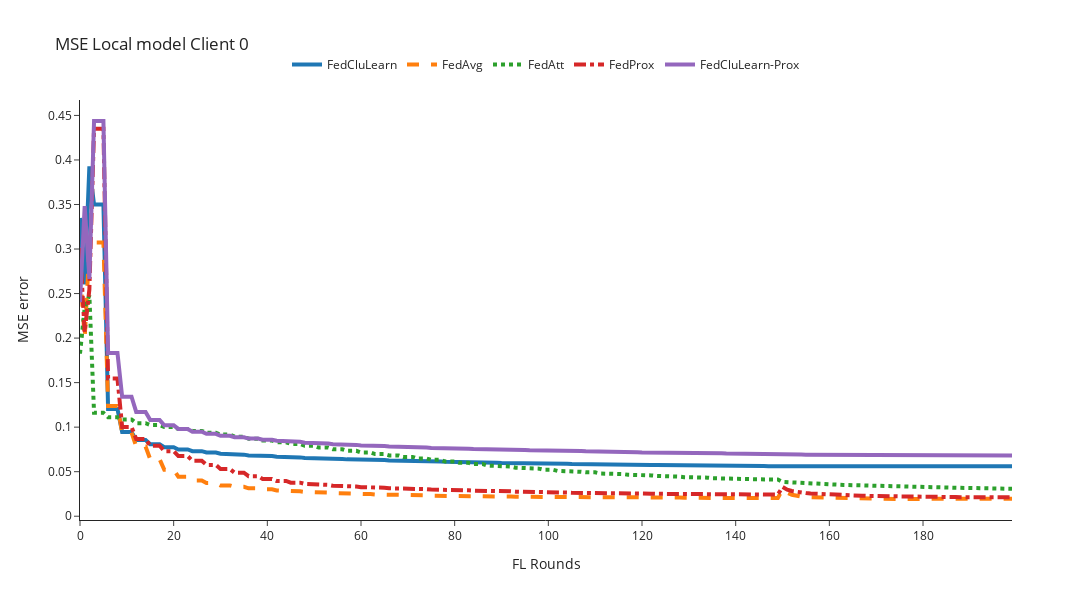
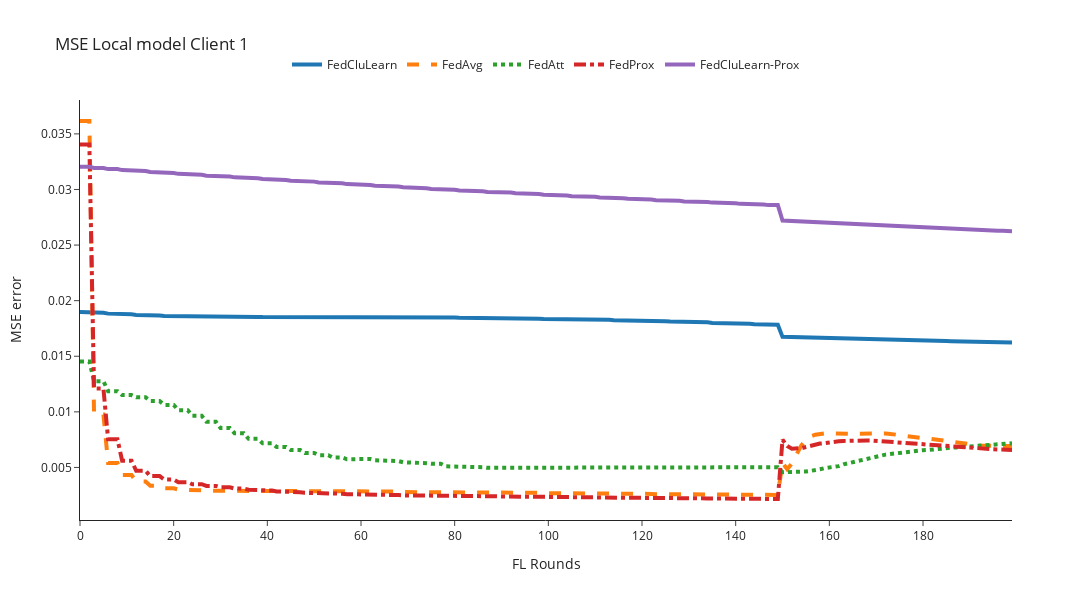
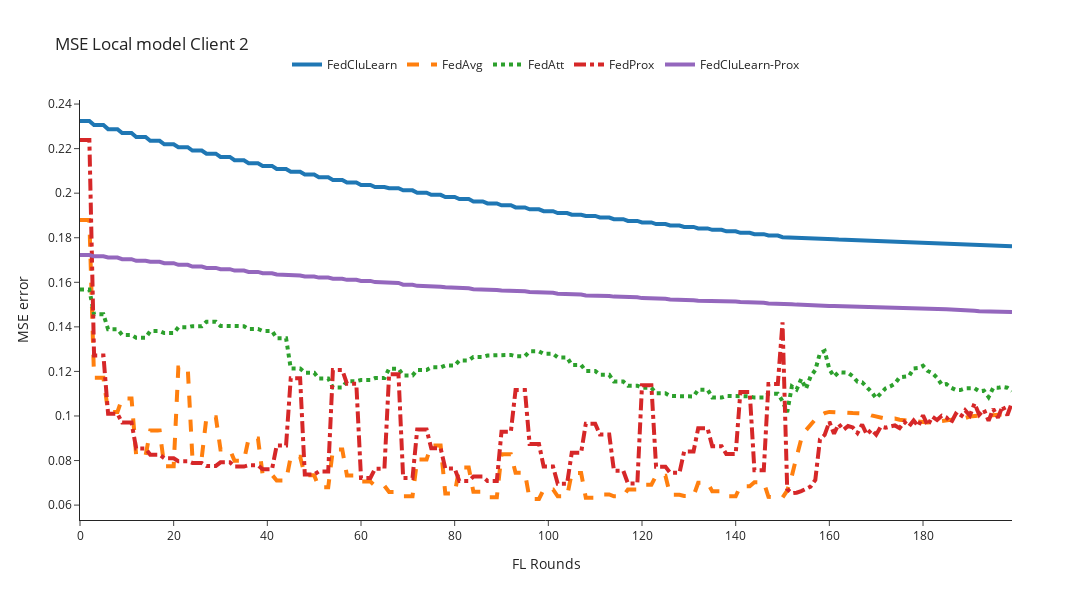

Notebook source saved alongside these figures, in order:
### Code cell
for client_id in [0,1,2]:
    n_rounds, y = preprocessing_results(filenames=local_filenames, client_id=client_id, mse_column='mse')
    plot_plotly(n_rounds, y, title=f'MSE Local model Client {client_id}', y_axis_title='MSE error')

### Figure 1 — Plotly figure (JSON) as saved in the notebook; plotly's stock layout.template omitted (floating-point values rounded to 4 significant figures; data arrays with more than 128 entries replaced by an {"elided": "..."} marker saying what was removed)
{"data": [{"line": {"dash": "solid", "width": 4}, "mode": "lines", "name": "FedCluLearn", "type": "scatter", "x": {"elided": "201 int values"}, "y": {"elided": "200 float values"}}, {"line": {"dash": "dash", "width": 4}, "mode": "lines", "name": "FedAvg", "type": "scatter", "x": {"elided": "201 int values"}, "y": {"elided": "200 float values"}}, {"line": {"dash": "dot", "width": 4}, "mode": "lines", "name": "FedAtt", "type": "scatter", "x": {"elided": "201 int values"}, "y": {"elided": "200 float values"}}, {"line": {"dash": "dashdot", "width": 4}, "mode": "lines", "name": "FedProx", "type": "scatter", "x": {"elided": "201 int values"}, "y": {"elided": "200 float values"}}, {"line": {"dash": "solid", "width": 4}, "mode": "lines", "name": "FedCluLearn-Prox", "type": "scatter", "x": {"elided": "201 int values"}, "y": {"elided": "200 float values"}}], "layout": {"height": 600, "legend": {"orientation": "h", "x": 0.5, "xanchor": "center", "y": 1.05, "yanchor": "bottom"}, "title": {"text": "MSE Local model Client 0"}, "width": 1200, "xaxis": {"title": {"text": "FL Rounds"}}, "yaxis": {"title": {"text": "MSE error"}}}}

### Figure 2 — Plotly figure (JSON) as saved in the notebook; plotly's stock layout.template omitted (floating-point values rounded to 4 significant figures; data arrays with more than 128 entries replaced by an {"elided": "..."} marker saying what was removed)
{"data": [{"line": {"dash": "solid", "width": 4}, "mode": "lines", "name": "FedCluLearn", "type": "scatter", "x": {"elided": "201 int values"}, "y": {"elided": "200 float values"}}, {"line": {"dash": "dash", "width": 4}, "mode": "lines", "name": "FedAvg", "type": "scatter", "x": {"elided": "201 int values"}, "y": {"elided": "200 float values"}}, {"line": {"dash": "dot", "width": 4}, "mode": "lines", "name": "FedAtt", "type": "scatter", "x": {"elided": "201 int values"}, "y": {"elided": "200 float values"}}, {"line": {"dash": "dashdot", "width": 4}, "mode": "lines", "name": "FedProx", "type": "scatter", "x": {"elided": "201 int values"}, "y": {"elided": "200 float values"}}, {"line": {"dash": "solid", "width": 4}, "mode": "lines", "name": "FedCluLearn-Prox", "type": "scatter", "x": {"elided": "201 int values"}, "y": {"elided": "200 float values"}}], "layout": {"height": 600, "legend": {"orientation": "h", "x": 0.5, "xanchor": "center", "y": 1.05, "yanchor": "bottom"}, "title": {"text": "MSE Local model Client 1"}, "width": 1200, "xaxis": {"title": {"text": "FL Rounds"}}, "yaxis": {"title": {"text": "MSE error"}}}}

### Figure 3 — Plotly figure (JSON) as saved in the notebook; plotly's stock layout.template omitted (floating-point values rounded to 4 significant figures; data arrays with more than 128 entries replaced by an {"elided": "..."} marker saying what was removed)
{"data": [{"line": {"dash": "solid", "width": 4}, "mode": "lines", "name": "FedCluLearn", "type": "scatter", "x": {"elided": "201 int values"}, "y": {"elided": "200 float values"}}, {"line": {"dash": "dash", "width": 4}, "mode": "lines", "name": "FedAvg", "type": "scatter", "x": {"elided": "201 int values"}, "y": {"elided": "200 float values"}}, {"line": {"dash": "dot", "width": 4}, "mode": "lines", "name": "FedAtt", "type": "scatter", "x": {"elided": "201 int values"}, "y": {"elided": "200 float values"}}, {"line": {"dash": "dashdot", "width": 4}, "mode": "lines", "name": "FedProx", "type": "scatter", "x": {"elided": "201 int values"}, "y": {"elided": "200 float values"}}, {"line": {"dash": "solid", "width": 4}, "mode": "lines", "name": "FedCluLearn-Prox", "type": "scatter", "x": {"elided": "201 int values"}, "y": {"elided": "200 float values"}}], "layout": {"height": 600, "legend": {"orientation": "h", "x": 0.5, "xanchor": "center", "y": 1.05, "yanchor": "bottom"}, "title": {"text": "MSE Local model Client 2"}, "width": 1200, "xaxis": {"title": {"text": "FL Rounds"}}, "yaxis": {"title": {"text": "MSE error"}}}}
